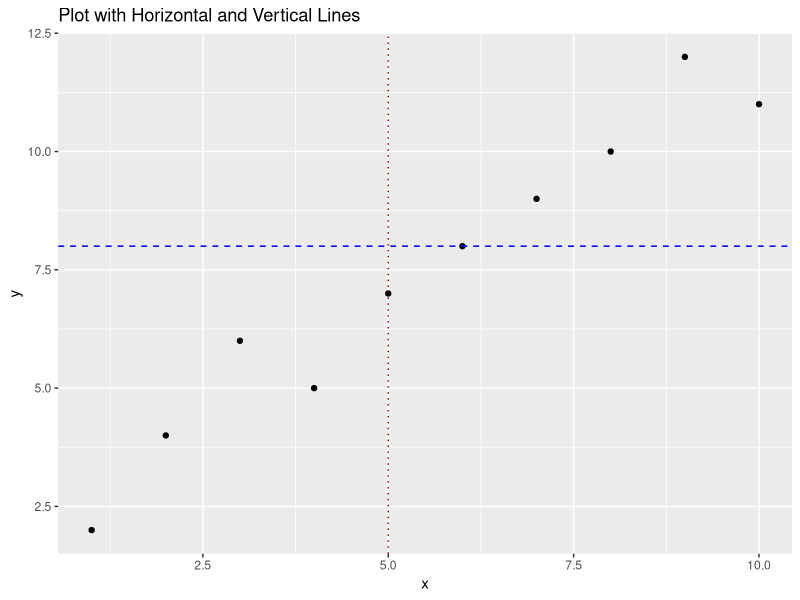

Generate this figure with R:
library(ggplot2)

data <- data.frame(x = 1:10, y = c(2, 4, 6, 5, 7, 8, 9, 10, 12, 11))

p <- ggplot(data, aes(x = x, y = y)) +
  geom_point() +  
  geom_hline(yintercept = 8, color = "blue", linetype = "dashed") +  # Horizontal line at y = 8
  geom_vline(xintercept = 5, color = "darkred", linetype = "dotted") +   # Vertical line at x = 5
  ggtitle("Plot with Horizontal and Vertical Lines")

print(p)
